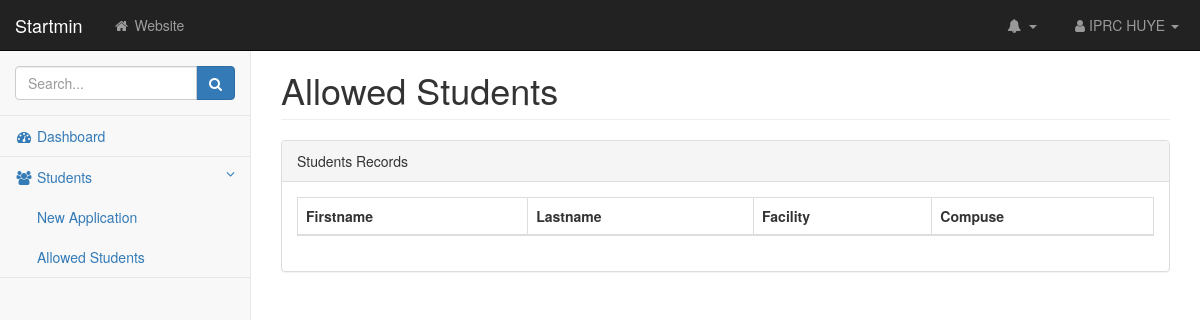
The page /schoolAdmin/allowed_students.php (signed in) on the database as committed earlier.
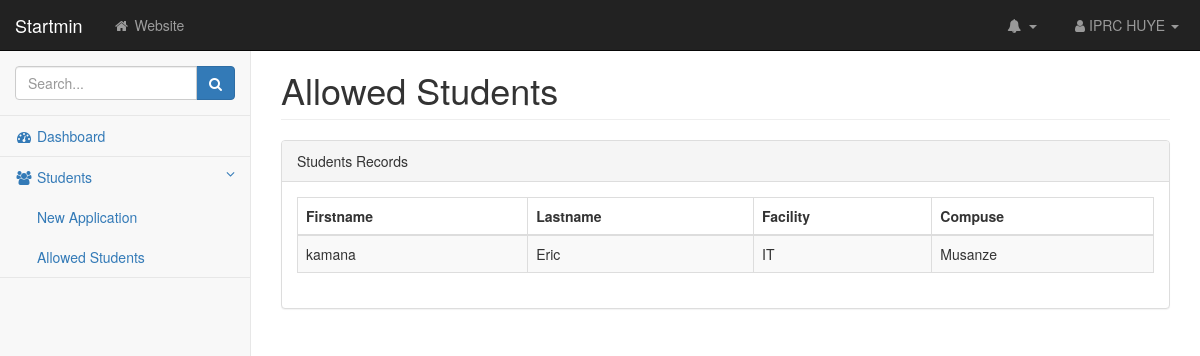
The same page on the database as committed later.
### tables this page shows
CREATE TABLE `applications` (
  `id` int(11) NOT NULL,
  `student_id` varchar(20) NOT NULL,
  `gender` varchar(10) NOT NULL,
  `birth_date` varchar(40) NOT NULL,
  `father` varchar(40) NOT NULL,
  `mother` varchar(40) NOT NULL,
  `ID_nber` varchar(40) NOT NULL,
  `email` varchar(40) NOT NULL,
  `phone` varchar(40) NOT NULL,
  `school_id` varchar(20) NOT NULL,
  `facility` varchar(40) NOT NULL,
  `compuse` varchar(40) NOT NULL,
  `photo` varchar(400) NOT NULL,
  `ID_copy` varchar(400) NOT NULL,
  `diploma` varchar(400) NOT NULL,
  `isPayed` varchar(10) NOT NULL DEFAULT 'no',
  `status` varchar(40) NOT NULL DEFAULT 'pending'
);

CREATE TABLE `student` (
  `id` int(11) NOT NULL,
  `fname` varchar(200) NOT NULL,
  `lname` varchar(200) NOT NULL,
  `username` varchar(200) NOT NULL,
  `password` varchar(200) NOT NULL
);

### schoolAdmin/allowed_students.php (the view, shortened to what the changed rows need)
<?php
include "../connection.php";
$id = $_SESSION['schoolId'];
$query = "SELECT fname,lname,applications.facility,applications.compuse FROM student,applications,schools WHERE student.id=applications.student_id AND applications.school_id=schools.id AND schools.id='$id' AND applications.isPayed='yes' AND applications.status='yes'";
$data = mysqli_query($connect, "$query");
?>
<!DOCTYPE html>
<html lang="en">
<head>
    <link href="css/bootstrap.min.css" rel="stylesheet">
    <link href="css/metisMenu.min.css" rel="stylesheet">
    <link href="css/dataTables/dataTables.bootstrap.css" rel="stylesheet">
    <link href="css/dataTables/dataTables.responsive.css" rel="stylesheet">
    <link href="css/startmin.css" rel="stylesheet">
    <link href="css/font-awesome.min.css" rel="stylesheet" type="text/css">
</head>
<body>
    <div id="wrapper">
        <div id="page-wrapper">
            <div class="container-fluid">
                <div class="row">
                    <div class="col-lg-12">
                        <h1 class="page-header">Allowed Students</h1>
                    </div>
                </div>
                <div class="row">
                    <div class="col-lg-12">
                        <div class="panel panel-default">
                            <div class="panel-body">
                                <div class="table-responsive">
                                    <table class="table table-striped table-bordered table-hover" id="dataTables-example">
                                        <thead>
                                            <tr>
                                                <th>Firstname</th>
                                                <th>Lastname</th>
                                                <th>Facility</th>
                                                <th>Compuse</th>
                                            </tr>
                                        </thead>
                                        <tbody>
                                            <?php
                                            while ($row = mysqli_fetch_array($data)) {
                                                echo "
                                                 <tr class='odd gradeX'>
                                                <td>$row[0]</td>
                                                <td>$row[1]</td>
                                                <td>$row[2]</td>
                                                <td class='center'>$row[3]</td>
                                            </tr>
                                                 ";
                                            }
                                            ?>
                                        </tbody>
                                    </table>
                                </div>
                            </div>
                        </div>
                    </div>
                </div>
            </div>
        </div>
    </div>
</body>
</html>

Rows that differ between the two databases and show on the page:
now on this page (row edited): applications: student.fname "kamana", student.lname "Eric", facility "IT", compuse "Musanze"
